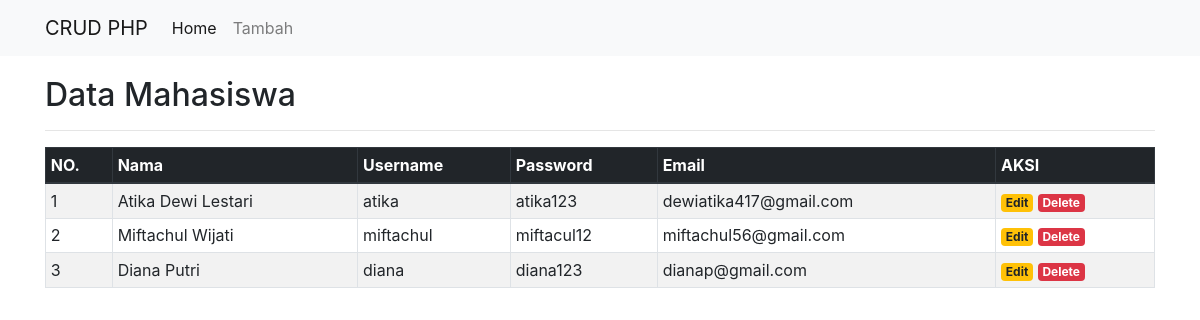
The page / on the database its author committed.
### tables this page shows
CREATE TABLE `data_mahasiswa` (
  `id` int(10) NOT NULL,
  `nama` varchar(30) NOT NULL,
  `username` varchar(30) NOT NULL,
  `password` varchar(10) NOT NULL,
  `email` varchar(100) NOT NULL
);

### index.php (the view, shortened to what this page needs)
<?php
include('koneksi.php');
?>
<!DOCTYPE html>
<html>
<head>
	<link rel="stylesheet" href="https://stackpath.bootstrapcdn.com/bootstrap/4.1.3/css/bootstrap.min.css">
</head>
<body>
	<nav class="navbar navbar-expand-lg navbar-light bg-light">
		<div class="container">
			<a class="navbar-brand" href="#">CRUD PHP</a>
			<div class="collapse navbar-collapse" id="navbarSupportedContent">
				<ul class="navbar-nav mr-auto">
					<li class="nav-item active">
						<a class="nav-link" href="index.php">Home</a>
					</li>
					<li class="nav-item">
						<a class="nav-link" href="tambah.php">Tambah</a>
					</li>
				</ul>
			</div>
		</div>
	</nav>
	<div class="container" style="margin-top:20px">
		<h2>Data Mahasiswa</h2>
		<hr>
		<table class="table table-striped table-hover table-sm table-bordered">
			<thead class="thead-dark">
				<tr>
					<th>NO.</th>
					<th>Nama</th>
					<th>Username</th>
					<th>Password</th>
					<th>Email</th>
					<th>AKSI</th>
				</tr>
			</thead>
				<?php
				$sql = mysqli_query($koneksi, "SELECT * FROM data_mahasiswa ORDER BY id DESC") or die(mysqli_error($koneksi));
				if(mysqli_num_rows($sql) > 0){
					$no = 1;
					while($data = mysqli_fetch_assoc($sql)){
						echo '
						<tr>
							<td>'.$no.'</td>
							<td>'.$data['nama'].'</td>
							<td>'.$data['username'].'</td>
							<td>'.$data['password'].'</td>
							<td>'.$data['email'].'</td>
							<td>
								<a href="edit.php?id='.$data['id'].'" class="badge badge-warning">Edit</a>
								<a href="delete.php?id='.$data['id'].'" class="badge badge-danger" onclick="return confirm(\'Yakin ingin menghapus data ini?\')">Delete</a>
							</td>
						</tr>
						';
						$no++;
					}
				}else{
					echo '
					<tr>
						<td colspan="6">Tidak ada data.</td>
					</tr>
					';
				}
				?>
		</table>
	</div>
</body>
</html>

### rows shown on the page
data_mahasiswa: nama "Atika Dewi Lestari", username "atika", password "atika123", email "dewiatika417@gmail.com"
data_mahasiswa: nama "Miftachul Wijati", username "miftachul", password "miftacul12", email "miftachul56@gmail.com"
data_mahasiswa: nama "Diana Putri", username "diana", password "diana123", email "dianap@gmail.com"
